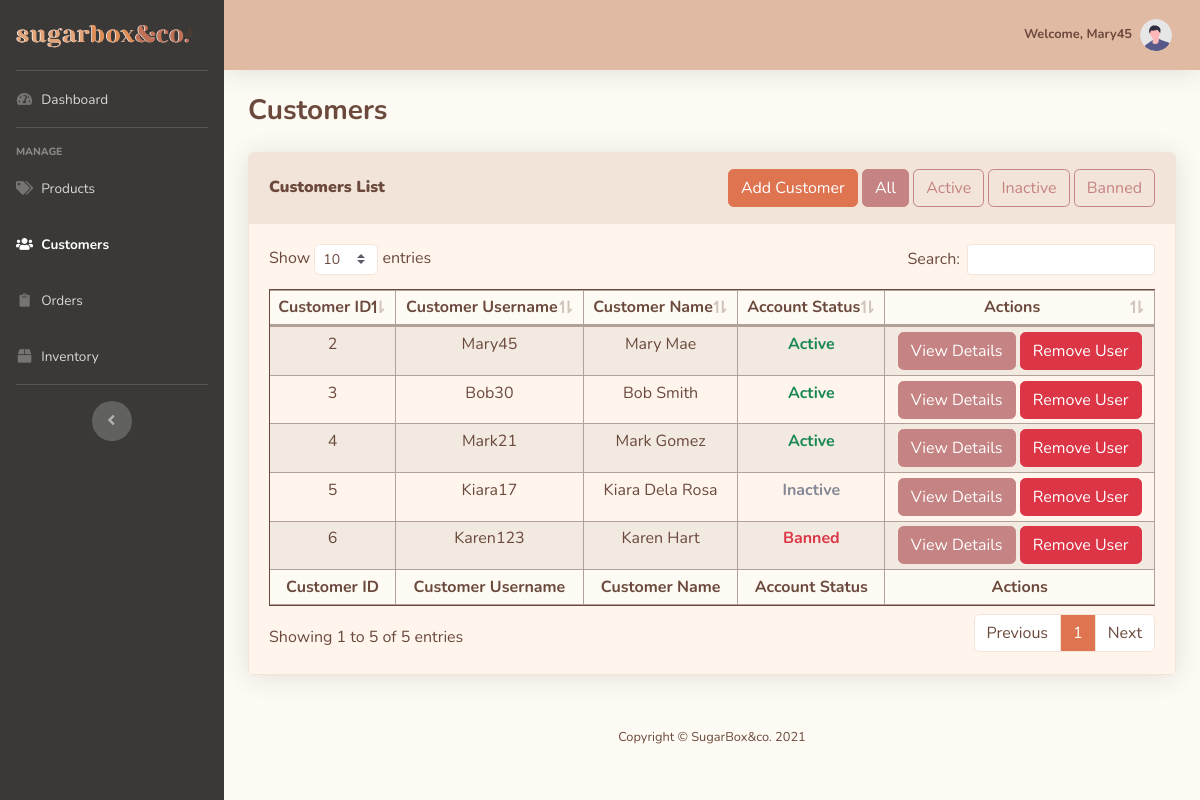
The app's page /admin-src/customers.php (signed in) with its own data.
### tables this page shows
CREATE TABLE `customer` (
  `Cust_ID` int(11) NOT NULL,
  `Cust_FName` varchar(40) NOT NULL,
  `Cust_LName` varchar(40) NOT NULL,
  `Cust_ContactNo` varchar(11) NOT NULL,
  `Cust_Address` varchar(40) NOT NULL
);

CREATE TABLE `accounts` (
  `Account_ID` int(11) NOT NULL,
  `Acc_Username` varchar(40) NOT NULL,
  `Acc_Password` varchar(255) NOT NULL,
  `Date_Created` timestamp NOT NULL DEFAULT current_timestamp(),
  `Acc_Status` enum('0','1','2','') NOT NULL COMMENT '0-Banned,1-Inactive (>60 days), 2-Active',
  `User_Type` enum('0','1','','') NOT NULL COMMENT '0-Admin, 1-Customer '
);

### admin-src/customers.php (the view, shortened to what this page needs)
<?php
include 'includes/header.php';
include 'includes/sidebar.php';
include 'includes/topbar.php'
?>
<head>
</head>
<div class="container-fluid">
    <div class="d-sm-flex align-items-center justify-content-between mb-4">
        <h1 class="h3 mb-0 text-content"><b>Customers</b></h1>
    </div>
        <div class="card shadow mb-4 border-section">
                <div class="card-header py-3 d-flex flex-row align-items-center justify-content-between bg-section border-section">
                    <h6 class="m-0 font-weight-bold text-content"><b>Customers List</b></h6>
                    <div>
                    <button type="button" class="btn btn-titleColor" data-toggle="modal" data-target="#addCustomer">
                    Add Customer
                    </button>
                    <a href="customers.php?q=all" type="button" class="btn <?php echo (isset($_GET['q']) && $_GET['q'] == 'all') || !isset($_GET['q']) ? 'btn-subheading' : 'btn-outline-subheading' ?>">All</a>
                    <a href="customers.php?q=active" type="button" class="btn <?php echo isset($_GET['q']) && $_GET['q'] == 'active' ? 'btn-subheading' : 'btn-outline-subheading' ?>">Active</a>
                    <a href="customers.php?q=inactive" type="button" class="btn <?php echo isset($_GET['q']) && $_GET['q'] == 'inactive' ? 'btn-subheading' : 'btn-outline-subheading' ?>">Inactive</a>
                    <a href="customers.php?q=banned" type="button" class="btn <?php echo isset($_GET['q']) && $_GET['q'] == 'banned' ? 'btn-subheading' : 'btn-outline-subheading' ?>">Banned</a>
                    </div>
                </div>
                <div class="card-body bg-section2">
                    <div class="table-responsive">
                        <?php
                        $conn = db_connect();
                        if (isset($_GET['q']) && $_GET['q'] == 'active') {
                            $account_query = "SELECT accounts.Account_ID,
                                                accounts.Acc_Username,
                                                accounts.Acc_Status,
                                                customer.Cust_FName,
                                                customer.Cust_LName
                                        FROM accounts
                                        INNER JOIN customer
                                        ON accounts.Account_ID = customer.Cust_ID
                                        WHERE accounts.Acc_Status = '2'
                                        ORDER BY accounts.Account_ID ASC";
                            $err_message = "No Active Customers To Be Found";
                        } else {
                            $account_query = "SELECT accounts.Account_ID,
                                                accounts.Acc_Username,
                                                accounts.Acc_Status,
                                                customer.Cust_FName,
                                                customer.Cust_LName
                                        FROM accounts
                                        INNER JOIN customer
                                        ON accounts.Account_ID = customer.Cust_ID
                                        ORDER BY accounts.Account_ID ASC";
                            $err_message = "No Customers To Be Found";
                        }
                        $acc_query_run = mysqli_query($conn, $account_query);
                        $check_accounts = mysqli_num_rows($acc_query_run) > 0;
                        if($check_accounts) {
                        ?>
                            <table class="table table-sm table-bordered table-striped border-content table-content bg-section2 text-content" id="dataTable">
                                <thead class="bg-light text-center">
                                    <tr>
                                        <th>Customer ID</th>
                                        <th>Customer Username</th>
                                        <th>Customer Name</th>
                                        <th>Account Status</th>
                                        <th>Actions</th>
                                    </tr>
                                </thead>
                                <tfoot class="bg-light text-center" >
                                    <tr>
                                        <th>Customer ID</th>
                                        <th>Customer Username</th>
                                        <th>Customer Name</th>
                                        <th>Account Status</th>
                                        <th>Actions</th>
                                    </tr>
                                </tfoot>
                                <tbody class="text-center">
                                    <?php while($row = mysqli_fetch_assoc($acc_query_run)) {
                                        switch($row['Acc_Status']){
                                            case 0: $status = "Banned";
                                                    $style = "text-danger";
                                                    break;
                                            case 1: $status = "Inactive";
                                                    $style = "text-gray-600";
                                                    break;
                                            case 2: $status = "Active";
                                                    $style = "text-success";
                                                    break;
                                        }
                                    ?>
                                    <tr>
                                        <td><?php echo $row['Account_ID']; ?></td>
                                        <td><?php echo $row['Acc_Username']; ?></td>
                                        <td><?php echo $row['Cust_FName'];?> <?php echo $row['Cust_LName']; ?></td>
                                        <td class="font-weight-bold <?php echo $style ?>"><?php echo $status ?></td>
                                        <td class="d-sm-flex align-items-center justify-content-center">
                                        <button class="btn btn-subheading" data-toggle="modal" data-target="#viewDetails<?php echo $row['Account_ID'];?>">View Details</button>
                                        <button class="btn btn-danger" data-toggle="modal" data-target="#deleteUser<?php echo $row['Account_ID'];?>">Remove User</button>
                                        </td>
                                    </tr>
                                    </div>
                                    <?php } ?>
                        <?php
                        }
                        else
                        {  ?>
                                <p class="text-center lead text-content font-weight-bolder my-5"><?php echo $err_message ?></p>
                        <?php } ?>
                    </div>
                </div>
<?php
include 'includes/footer.php';
include 'includes/scripts.php'
?>

### admin-src/includes/header.php (style rules this page uses)
html, body { color: #6B493D; }

### records on screen
customer: Cust_ID.Account_ID "2", Cust_ID.Acc_Username "Mary45", Cust_FName "Mary", Cust_LName "Mae", Cust_ID.Acc_Status "Active"
customer: Cust_ID.Account_ID "3", Cust_ID.Acc_Username "Bob30", Cust_FName "Bob", Cust_LName "Smith", Cust_ID.Acc_Status "Active"
customer: Cust_ID.Account_ID "4", Cust_ID.Acc_Username "Mark21", Cust_FName "Mark", Cust_LName "Gomez", Cust_ID.Acc_Status "Active"
customer: Cust_ID.Account_ID "5", Cust_ID.Acc_Username "Kiara17", Cust_FName "Kiara", Cust_LName "Dela Rosa", Cust_ID.Acc_Status "Inactive"
customer: Cust_ID.Account_ID "6", Cust_ID.Acc_Username "Karen123", Cust_FName "Karen", Cust_LName "Hart", Cust_ID.Acc_Status "Banned"

### other values on screen
$_SESSION['user']['accUsername'] "Mary45"
